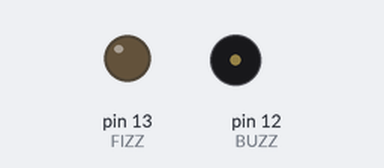
A sketch run on a simulated Arduino Uno, built with avr-gcc and run on an emulated ATmega328P. Parts: output pins drawn as LEDs (lit = HIGH), buzzer (waves = sounding, pin HIGH).

Above: at 1.0 s.
At 4.5 s:
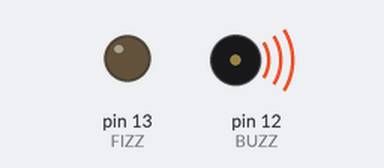
At 5.5 s:
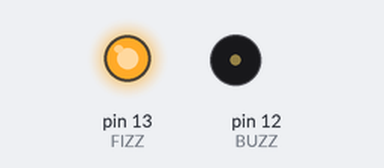
Timing chart, 0 to 6.5 s (numbered marks = the images above):
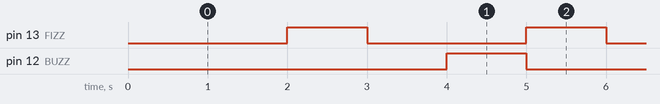

The sketch:

fizzbuzz.ino
```cpp
// fizzbuzz.ino
//
// This program implements FizzBuzz on an Arduino using LEDs.
// "Fizz" is represented by an LED on pin 13 and "Buzz" is represented by an LED on pin 12.

#define FIZZ 13  // Define FIZZ as pin 13
#define BUZZ 12  // Define BUZZ as pin 12

int count = 0;

void setup() {
    pinMode(FIZZ, OUTPUT); // Set pin 13 as an output
    pinMode(BUZZ, OUTPUT); // Set pin 12 as an output
}

void loop() {
    count++;  // Increment the counter

    // Check divisibility and update LEDs
    check(FIZZ, 3);  // Light up Fizz LED if divisible by 3
    check(BUZZ, 5);  // Light up Buzz LED if divisible by 5

    delay(1000);  // Wait for 1 second before next iteration

    // This just resets so the int doesn't overflow
    if (count > 30000) count = 1;
}

// Function to check divisibility and control LED state
void check(int led, int number) {
    if (count % number == 0) {
        digitalWrite(led, HIGH);  // Turn LED on if count is divisible
    } else {
        digitalWrite(led, LOW);   // Turn LED off otherwise
    }
}
```

Measured:
- by itself, pin 13 (FIZZ): alternates HIGH for 1.0 s and LOW for 2.0 s
- by itself, pin 12 (BUZZ): alternates HIGH for 1.0 s and LOW for 4.0 s
- by itself, everything shown: repeats every 15.0 s, in 12 steps
